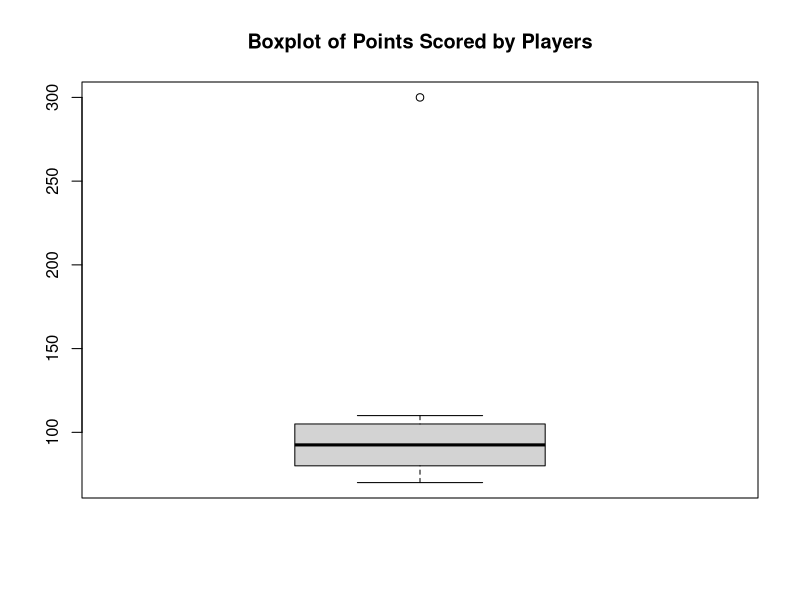

Reproduce this figure in R.
points_scored <- c(70, 75, 80, 85, 90, 95, 100, 105, 110, 300)
boxplot(points_scored, main = "Boxplot of Points Scored by Players")
